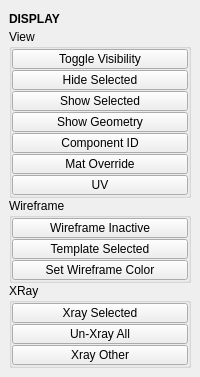
<?xml version="1.0" encoding="UTF-8"?>
<ui version="4.0">
 <class>QtUi</class>
 <widget class="QMainWindow" name="QtUi">
  <property name="enabled">
   <bool>true</bool>
  </property>
  <property name="geometry">
   <rect>
    <x>0</x>
    <y>0</y>
    <width>200</width>
    <height>374</height>
   </rect>
  </property>
  <property name="tabShape">
   <enum>QTabWidget::Triangular</enum>
  </property>
  <property name="dockNestingEnabled">
   <bool>true</bool>
  </property>
  <property name="dockOptions">
   <set>QMainWindow::AllowNestedDocks|QMainWindow::AllowTabbedDocks|QMainWindow::AnimatedDocks|QMainWindow::ForceTabbedDocks</set>
  </property>
  <widget class="QWidget" name="central_widget">
   <property name="minimumSize">
    <size>
     <width>200</width>
     <height>0</height>
    </size>
   </property>
   <layout class="QVBoxLayout" name="verticalLayout_2">
    <item>
     <layout class="QVBoxLayout" name="verticalLayout">
      <property name="spacing">
       <number>0</number>
      </property>
      <item>
       <widget class="Header" name="header">
        <property name="minimumSize">
         <size>
          <width>0</width>
          <height>20</height>
         </size>
        </property>
        <property name="font">
         <font>
          <weight>75</weight>
          <bold>true</bold>
         </font>
        </property>
        <property name="text">
         <string>DISPLAY</string>
        </property>
       </widget>
      </item>
      <item>
       <widget class="QGroupBox" name="View">
        <property name="title">
         <string>View</string>
        </property>
        <layout class="QVBoxLayout" name="verticalLayout_3">
         <property name="spacing">
          <number>1</number>
         </property>
         <property name="leftMargin">
          <number>0</number>
         </property>
         <property name="topMargin">
          <number>0</number>
         </property>
         <property name="rightMargin">
          <number>0</number>
         </property>
         <property name="bottomMargin">
          <number>0</number>
         </property>
         <item>
          <widget class="QPushButton" name="b001">
           <property name="minimumSize">
            <size>
             <width>0</width>
             <height>20</height>
            </size>
           </property>
           <property name="maximumSize">
            <size>
             <width>16777215</width>
             <height>20</height>
            </size>
           </property>
           <property name="text">
            <string>Toggle Visibility</string>
           </property>
          </widget>
         </item>
         <item>
          <widget class="QPushButton" name="b002">
           <property name="minimumSize">
            <size>
             <width>0</width>
             <height>20</height>
            </size>
           </property>
           <property name="maximumSize">
            <size>
             <width>16777215</width>
             <height>20</height>
            </size>
           </property>
           <property name="text">
            <string>Hide Selected</string>
           </property>
          </widget>
         </item>
         <item>
          <widget class="QPushButton" name="b003">
           <property name="minimumSize">
            <size>
             <width>0</width>
             <height>20</height>
            </size>
           </property>
           <property name="maximumSize">
            <size>
             <width>16777215</width>
             <height>20</height>
            </size>
           </property>
           <property name="text">
            <string>Show Selected</string>
           </property>
          </widget>
         </item>
         <item>
          <widget class="QPushButton" name="b004">
           <property name="minimumSize">
            <size>
             <width>0</width>
             <height>20</height>
            </size>
           </property>
           <property name="maximumSize">
            <size>
             <width>16777215</width>
             <height>20</height>
            </size>
           </property>
           <property name="text">
            <string>Show Geometry</string>
           </property>
          </widget>
         </item>
         <item>
          <widget class="QPushButton" name="b011">
           <property name="minimumSize">
            <size>
             <width>0</width>
             <height>20</height>
            </size>
           </property>
           <property name="maximumSize">
            <size>
             <width>16777215</width>
             <height>20</height>
            </size>
           </property>
           <property name="text">
            <string>Component ID</string>
           </property>
          </widget>
         </item>
         <item>
          <widget class="QPushButton" name="b009">
           <property name="minimumSize">
            <size>
             <width>0</width>
             <height>20</height>
            </size>
           </property>
           <property name="maximumSize">
            <size>
             <width>16777215</width>
             <height>20</height>
            </size>
           </property>
           <property name="toolTip">
            <string>Material Override</string>
           </property>
           <property name="text">
            <string>Mat Override</string>
           </property>
          </widget>
         </item>
         <item>
          <widget class="QPushButton" name="chk000">
           <property name="minimumSize">
            <size>
             <width>0</width>
             <height>20</height>
            </size>
           </property>
           <property name="maximumSize">
            <size>
             <width>16777215</width>
             <height>20</height>
            </size>
           </property>
           <property name="toolTip">
            <string>Material Override: Override with UV checker</string>
           </property>
           <property name="text">
            <string>UV</string>
           </property>
          </widget>
         </item>
        </layout>
       </widget>
      </item>
      <item>
       <widget class="QGroupBox" name="Wireframe">
        <property name="title">
         <string>Wireframe</string>
        </property>
        <layout class="QVBoxLayout" name="verticalLayout_6">
         <property name="spacing">
          <number>1</number>
         </property>
         <property name="leftMargin">
          <number>0</number>
         </property>
         <property name="topMargin">
          <number>0</number>
         </property>
         <property name="rightMargin">
          <number>0</number>
         </property>
         <property name="bottomMargin">
          <number>0</number>
         </property>
         <item>
          <widget class="QPushButton" name="b012">
           <property name="minimumSize">
            <size>
             <width>0</width>
             <height>20</height>
            </size>
           </property>
           <property name="maximumSize">
            <size>
             <width>16777215</width>
             <height>20</height>
            </size>
           </property>
           <property name="toolTip">
            <string>Shaded on active (selected) obhects only</string>
           </property>
           <property name="text">
            <string>Wireframe Inactive</string>
           </property>
          </widget>
         </item>
         <item>
          <widget class="QPushButton" name="b021">
           <property name="minimumSize">
            <size>
             <width>0</width>
             <height>20</height>
            </size>
           </property>
           <property name="maximumSize">
            <size>
             <width>16777215</width>
             <height>20</height>
            </size>
           </property>
           <property name="text">
            <string>Template Selected</string>
           </property>
          </widget>
         </item>
         <item>
          <widget class="QPushButton" name="b000">
           <property name="minimumSize">
            <size>
             <width>0</width>
             <height>20</height>
            </size>
           </property>
           <property name="maximumSize">
            <size>
             <width>16777215</width>
             <height>20</height>
            </size>
           </property>
           <property name="toolTip">
            <string>Set the wireframe color of all selected objects.</string>
           </property>
           <property name="text">
            <string>Set Wireframe Color</string>
           </property>
          </widget>
         </item>
        </layout>
       </widget>
      </item>
      <item>
       <widget class="QGroupBox" name="XRay">
        <property name="title">
         <string>XRay</string>
        </property>
        <layout class="QVBoxLayout" name="verticalLayout_5">
         <property name="spacing">
          <number>1</number>
         </property>
         <property name="leftMargin">
          <number>0</number>
         </property>
         <property name="topMargin">
          <number>0</number>
         </property>
         <property name="rightMargin">
          <number>0</number>
         </property>
         <property name="bottomMargin">
          <number>0</number>
         </property>
         <item>
          <widget class="QPushButton" name="b005">
           <property name="minimumSize">
            <size>
             <width>0</width>
             <height>20</height>
            </size>
           </property>
           <property name="maximumSize">
            <size>
             <width>16777215</width>
             <height>20</height>
            </size>
           </property>
           <property name="text">
            <string>Xray Selected</string>
           </property>
          </widget>
         </item>
         <item>
          <widget class="QPushButton" name="b006">
           <property name="minimumSize">
            <size>
             <width>0</width>
             <height>20</height>
            </size>
           </property>
           <property name="maximumSize">
            <size>
             <width>16777215</width>
             <height>20</height>
            </size>
           </property>
           <property name="text">
            <string>Un-Xray All</string>
           </property>
          </widget>
         </item>
         <item>
          <widget class="QPushButton" name="b007">
           <property name="minimumSize">
            <size>
             <width>0</width>
             <height>20</height>
            </size>
           </property>
           <property name="maximumSize">
            <size>
             <width>16777215</width>
             <height>20</height>
            </size>
           </property>
           <property name="text">
            <string>Xray Other</string>
           </property>
          </widget>
         </item>
        </layout>
       </widget>
      </item>
      <item>
       <spacer name="verticalSpacer">
        <property name="orientation">
         <enum>Qt::Vertical</enum>
        </property>
        <property name="sizeHint" stdset="0">
         <size>
          <width>0</width>
          <height>10</height>
         </size>
        </property>
       </spacer>
      </item>
     </layout>
    </item>
   </layout>
  </widget>
 </widget>
 <customwidgets>
  <customwidget>
   <class>Header</class>
   <extends>QLabel</extends>
   <header>uitk.widgets.header.Header.h</header>
  </customwidget>
 </customwidgets>
 <resources/>
 <connections/>
 <designerdata>
  <property name="gridDeltaX">
   <number>5</number>
  </property>
  <property name="gridDeltaY">
   <number>5</number>
  </property>
  <property name="gridSnapX">
   <bool>true</bool>
  </property>
  <property name="gridSnapY">
   <bool>true</bool>
  </property>
  <property name="gridVisible">
   <bool>true</bool>
  </property>
 </designerdata>
</ui>
